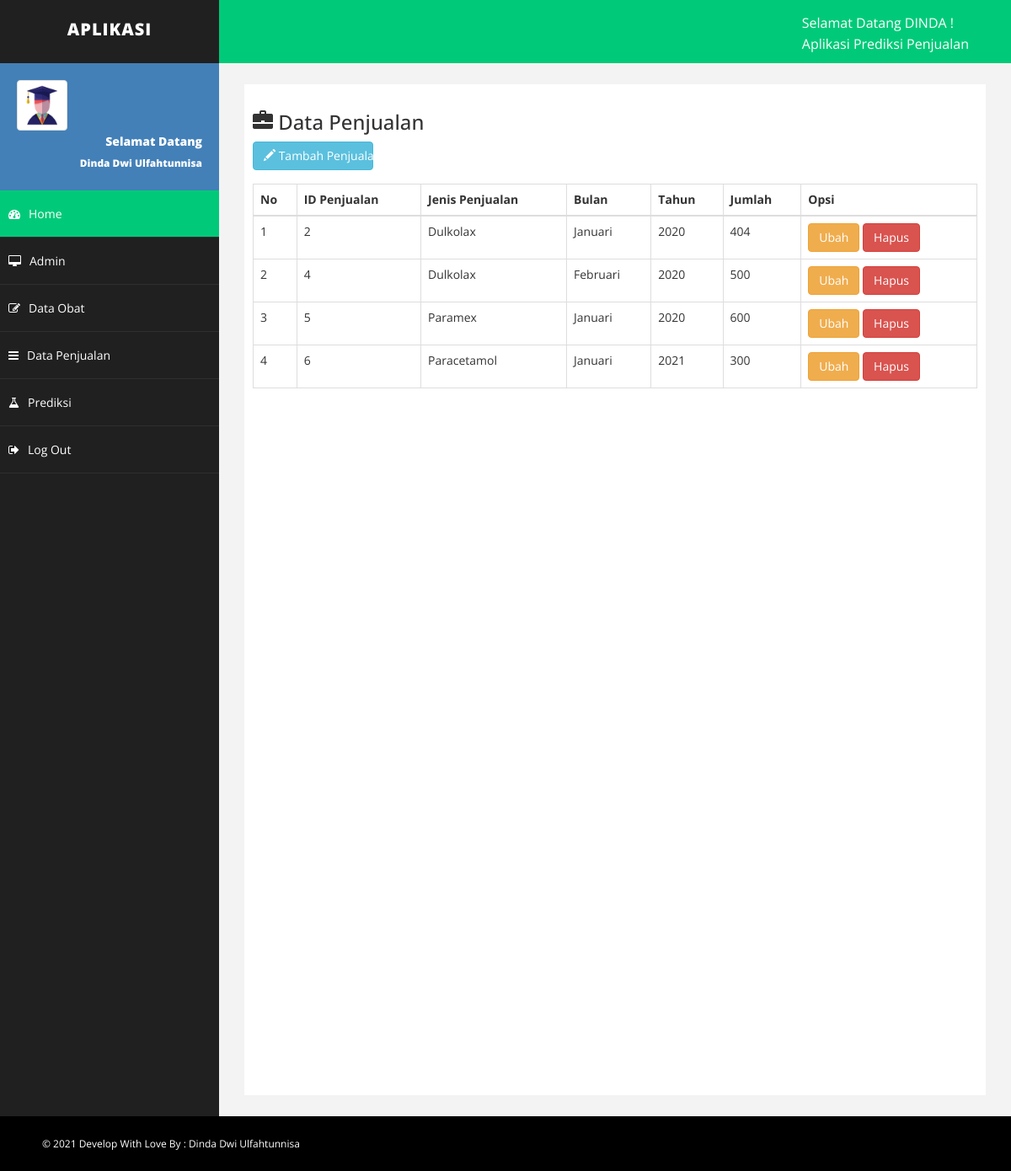
/penjualan.php, run on the app's committed database.
### tables this page shows
CREATE TABLE `penjualan` (
  `id_penjualan` int(11) NOT NULL,
  `id_obat` int(11) NOT NULL,
  `bulan` varchar(10) NOT NULL,
  `tahun` year(4) NOT NULL,
  `jumlah` varchar(5) NOT NULL,
  `average` double NOT NULL
);

CREATE TABLE `obat` (
  `id_obat` int(11) NOT NULL,
  `jenis_obat` varchar(30) NOT NULL,
  `nama_obat` varchar(30) NOT NULL,
  `harga` varchar(10) NOT NULL
);

### penjualan.php (the view, shortened to what this page needs)
<?php
    include 'config.php';
    $ambil=$connect->query("SELECT * FROM penjualan join obat on penjualan.id_obat=obat.id_obat");
?>
<!DOCTYPE html>
<html xmlns="http://www.w3.org/1999/xhtml">
<head>
    <link href="assets/css/bootstrap.css" rel="stylesheet" />
    <link href="assets/css/font-awesome.css" rel="stylesheet" />
    <link href="assets/css/basic.css" rel="stylesheet" />
    <link href="assets/css/custom.css" rel="stylesheet" />
</head>
<body>
    <div id="wrapper">
        <?php include 'components/navtopbar.php'; ?>
        <?php include 'components/sidebar.php'; ?>
        <div id="page-wrapper">
            <div id="page-inner">
               <h3><span class="glyphicon glyphicon-briefcase"></span>  Data Penjualan</h3>
                <a href="tambahpenjualan.php" class="btn btn-info col-md-2"><span class="glyphicon glyphicon-pencil"></span> Tambah Penjualan</a>
            <br/>
            <br/>
            <table class="table table-bordered">
                <thead>
                  <tr>
                    <th>No</th>
                    <th>ID Penjualan</th>
                    <th>Jenis Penjualan</th>
                    <th>Bulan</th>
                    <th>Tahun</th>
                    <th>Jumlah</th>
                    <th>Opsi</th>
                  </tr>
                </thead>
                <tbody>
                    <?php $nomor=1; ?>
                    <?php while($pecah = mysqli_fetch_array($ambil)) :?>
                  <tr>
                    <td><?php echo $nomor++; ?></td>
                    <td><?php echo $pecah['id_penjualan']; ?></td>
                    <td><?php echo $pecah['nama_obat']; ?></td>
                    <td><?php echo $pecah['bulan']; ?></td>
                    <td><?php echo $pecah['tahun']; ?></td>
                    <td><?php echo $pecah['jumlah']; ?></td>
                    <td>
                        <a href="ubahpenjualan.php?id=<?php echo $pecah['id_penjualan']; ?>" class="btn btn-warning">Ubah</a>
                        <a href="hapuspenjualan.php?id=<?php echo $pecah['id_penjualan']; ?>" class="btn btn-danger">Hapus</a>
                    </td>
                  </tr>
                <?php endwhile ?>
                </tbody>
            </table>
            </div>
        </div>
    </div>
    <?php include 'components/footer.php'; ?>
</body>
</html>

### components/navtopbar.php (shortened to what this page needs)
<nav class="navbar navbar-default navbar-cls-top " role="navigation" style="margin-bottom: 0">
    <div class="navbar-header">
        <a class="navbar-brand">APLIKASI</a>
    </div>
    <div class="header-right">
        <div class="inner-text">
            Selamat Datang DINDA !<br />
        Aplikasi Prediksi Penjualan</div>
    </div>
</nav>

### components/sidebar.php
<nav class="navbar-default navbar-side" role="navigation">
    <div class="sidebar-collapse">
        <ul class="nav" id="main-menu">
            <li>
                <div class="user-img-div">
                    <img src="assets/img/sarjana.png" class="img-thumbnail" />
                    <div class="inner-text">
                        Selamat Datang
                    <br />
                        <small>Dinda Dwi Ulfahtunnisa </small>
                    </div>
                </div>
            </li>
            <li><a class="active-menu" href="dasboard.php"><i class="fa fa-dashboard "></i>Home</a></li>
            <li><a href="admin.php"><i class="fa fa-desktop "></i>Admin</a></li>
            <li><a href="obat.php"><i class="fa fa-edit "></i>Data Obat </a></li>
            <li><a href="penjualan.php"><i class="fa fa-bars "></i>Data Penjualan </a></li>
            <li><a href="prediksi.php"><i class="fa fa-flask "></i>Prediksi</a></li>
            <li><a href="logout.php"><i class="fa fa-sign-out "></i>Log Out</a></li>
    </div>
</nav>

### components/footer.php
<div id="footer-sec">
    &copy; 2021 Develop With Love By : <a href="http://DindaDwiUlfahtunnisa/" target="_blank">Dinda Dwi Ulfahtunnisa</a>
</div>

### assets/css/basic.css (style rules this page uses)
body { font-family: 'Open Sans', sans-serif; line-height:25px; }
#wrapper { width: 100%; background: #202020; }
#page-wrapper { padding: 15px 15px; min-height: 600px; background: #F3F3F3; }
#page-inner { width: 100%; margin: 10px 20px 10px 0px; background-color: #fff!important; padding: 10px; min-height: 1200px; }
.navbar-cls-top .navbar-brand { color: #fff; background: #202020; width: 260px; text-align: center; height: 75px; font-size: 20px; letter-spacing: 1px; font-weight: 900; padding-top: 25px; text-transform:uppercase; }
.header-right { color: #fff; padding: 15px 50px 5px 50px; float: right; font-size: 16px; }
.user-img-div { min-height: 140px; padding: 20px; background-color: #4380B8; }
.user-img-div img { max-height: 60px; }
.user-img-div .inner-text { text-align: right; position: relative; color: #fff; font-weight: 800; line-height: 25px; }
.active-menu { background-color: #00CA79!important; }
.sidebar-collapse, .sidebar-collapse .nav { background: none; }
.sidebar-collapse .nav { padding: 0; }
.sidebar-collapse .nav > li > a { color: #fff; background: #202020; text-shadow: none; padding: 15px 40px; border-bottom: 1px solid #2F2E31; }
.sidebar-collapse > .nav > li > a { padding: 15px 10px; }
.navbar-side { border: none; background-color: #202020; }
.navbar-cls-top { background: #00CA79; border-bottom: none; }
.navbar-default { border: 0px solid black; }
.navbar-header { background: #000000; }
.nav > li > a > i { margin-right: 10px; }
#footer-sec { background-color:#000; padding:20px 50px; color:#fff; font-size:12px; }
#footer-sec a { color:#fff; }
@media (min-width:768px) { #page-wrapper { margin: 0 0 0 260px; padding: 15px 30px; min-height: 1200px; } }
@media (min-width:768px) { .navbar-side { z-index: 1; position: absolute; width: 260px; } }
@media (min-width:768px) { .navbar { border-radius: 0px; } }

### data on the page
penjualan: id_penjualan "2", id_obat.nama_obat "Dulkolax", bulan "Januari", tahun "2020", jumlah "404"
penjualan: id_penjualan "4", id_obat.nama_obat "Dulkolax", bulan "Februari", tahun "2020", jumlah "500"
penjualan: id_penjualan "5", id_obat.nama_obat "Paramex", bulan "Januari", tahun "2020", jumlah "600"
penjualan: id_penjualan "6", id_obat.nama_obat "Paracetamol", bulan "Januari", tahun "2021", jumlah "300"
